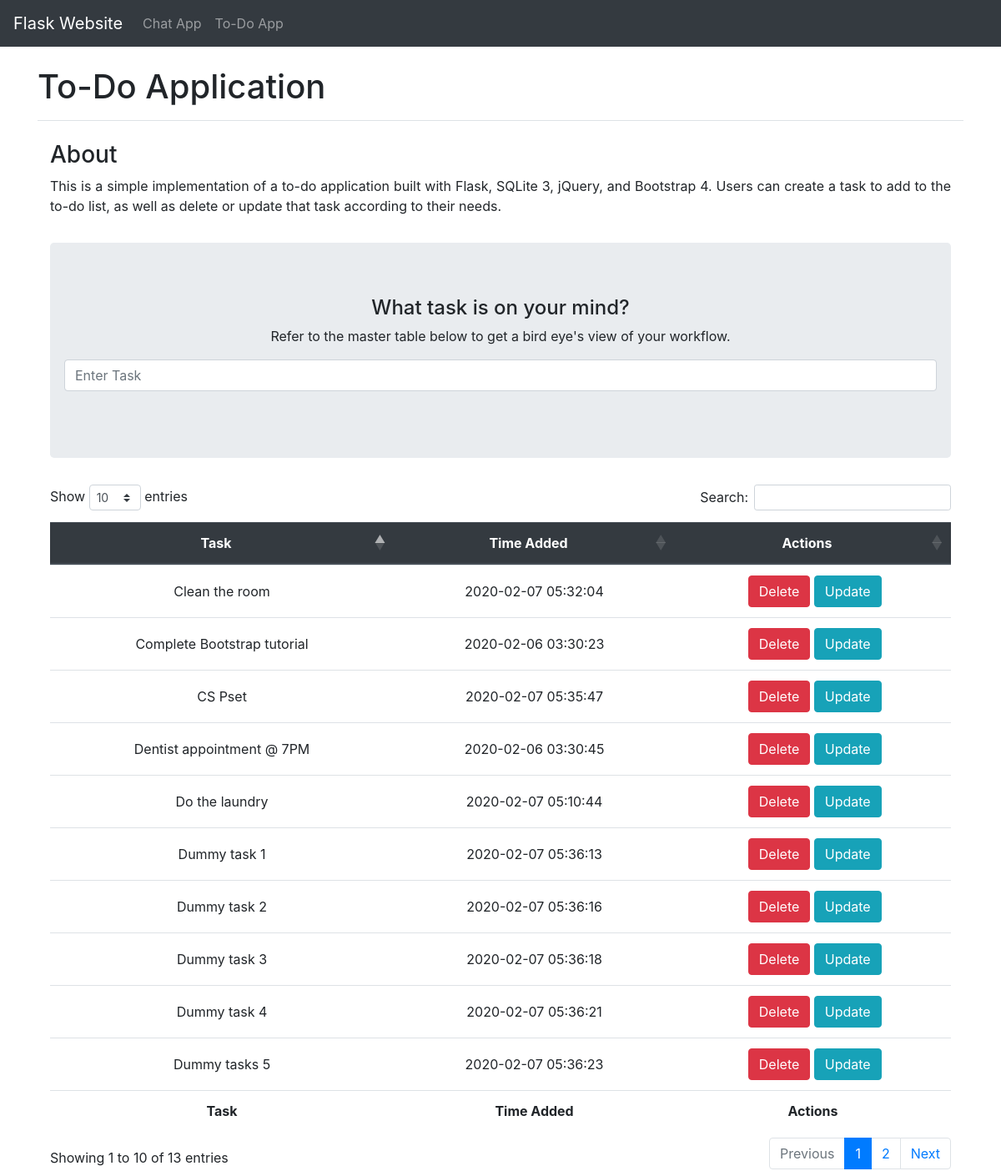
Screenshot of /todo with the database file from the repository.
### tables this page shows
CREATE TABLE TODO (
    ID INTEGER PRIMARY KEY,
    TASK TEXT NOT NULL,
    POSTTIME DATE DEFAULT CURRENT_TIMESTAMP
);

### app.py (the view)
@app.route('/todo', methods=['GET', 'POST'])
def to_do():
    if request.method == 'GET':
        pass
    else:
        task_content = request.form['content']
        models.add_task(task_content)
    tasks = models.get_tasks()
    return render_template('todo.html', tasks=tasks)

### models.py (called while the page is built)
def get_tasks(id=None):
    connection = sql.connect(os.path.join(ROOT, 'database.db'))
    cursor = connection.cursor()
    if id is None:
        cursor.execute('SELECT * FROM TODO;')
    else:
        cursor.execute('SELECT * FROM TODO WHERE ID = {};'.format(id))
    tasks = cursor.fetchall()
    return tasks

### templates/todo.html (shortened to what this page needs)
{% extends 'base.html' %}
{% block head %}
<link rel="stylesheet" href="https://cdn.datatables.net/1.10.20/css/dataTables.bootstrap4.min.css"></style>
{% endblock%}
{% block body %}
<div class="pb-2 mt-4 mb-2 border-bottom">
    <h1>To-Do Application</h1>
</div>
<div class="col pb-2 mt-4 mb-2">
    <h3>About</h3>
    <p class="text-justify">This is a simple implementation of a to-do application built with Flask, SQLite 3, jQuery, and Bootstrap 4. Users can create a task to add to the to-do list, as well as delete or update that task according to their needs.</p>
</div>
<div class="col">
    <div class="jumbotron">
        <h4 class="text-center">What task is on your mind?</h4>
        <p class="text-center">Refer to the master table below to get a bird eye's view of your workflow.</p>
        <form action='/todo' method='post'>
            <div class="form-group row">
                <input class="col form-control" id="task" type="text" name='content' placeholder='Enter Task' required>
            </div>
        </form>
    </div>
</div>
<div class="col-md-auto">
    <table class="table table-hover" id="to-do">
        <thead class="thead-dark">
            <tr>
                <th class="text-center">Task</th>
                <th class="text-center">Time Added</th>
                <th class="text-center">Actions</th>
            </tr>
        </thead>
        <tbody>
        {% for task in tasks%}
            <tr>
                <td class="text-center align-middle">{{ task[1] }}</td>
                <td class="text-center align-middle">{{ task[2] }}</td>
                <td>
                    <div class="text-center">
                            <a class="btn btn-danger" href="/todo/delete/{{ task[0] }}" role="button">Delete</a>
                            <a class="btn btn-info" href="/todo/update/{{ task[0] }}" role="button">Update</a>
                        </div>
                    </div>
                </td>
            </tr>
        {% endfor %}
        <tfoot>
            <tr>
                <th class="text-center">Task</th>
                <th class="text-center">Time Added</th>
                <th class="text-center">Actions</th>
            </tr>
        </tfoot>
{% endblock%}

### rows the page displays
TODO: TASK "Complete Bootstrap tutorial", POSTTIME "2020-02-06 03:30:23"
TODO: TASK "Dentist appointment @ 7PM", POSTTIME "2020-02-06 03:30:45"
TODO: TASK "Do the laundry", POSTTIME "2020-02-07 05:10:44"
TODO: TASK "Clean the room", POSTTIME "2020-02-07 05:32:04"
TODO: TASK "CS Pset", POSTTIME "2020-02-07 05:35:47"
TODO: TASK "Dummy task 1", POSTTIME "2020-02-07 05:36:13"
TODO: TASK "Dummy task 2", POSTTIME "2020-02-07 05:36:16"
TODO: TASK "Dummy task 3", POSTTIME "2020-02-07 05:36:18"
TODO: TASK "Dummy task 4", POSTTIME "2020-02-07 05:36:21"
TODO: TASK "Dummy tasks 5", POSTTIME "2020-02-07 05:36:23"
